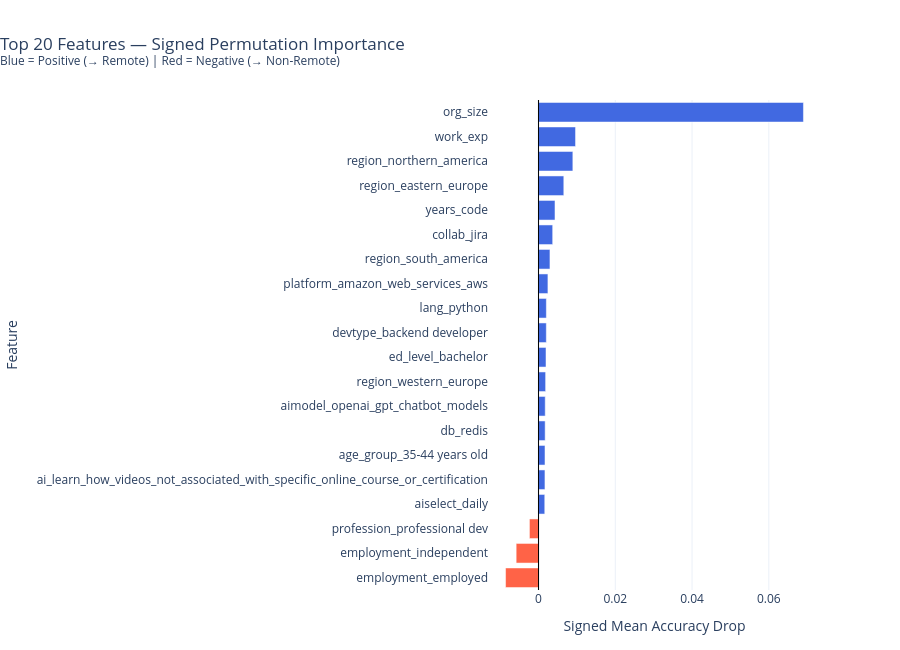

Notebook source saved alongside this figure:
### Code cell
# Merge direction info into top 20
top20_dir = result_df.head(20).merge(
    dir_df[['Feature', 'Direction', 'Significant']],
    on='Feature'
)

## Signed importance: negative for Negative predictors
top20_dir['Signed_Importance'] = top20_dir.apply(
    lambda r: r['Mean_Drop'] if r['Direction'] == 'Positive' else -r['Mean_Drop'], axis=1
)

# Sort ascending so highest positive is at top, most negative is at bottom
top20_dir = top20_dir.sort_values('Signed_Importance', ascending=True)

colors = ['tomato' if d == 'Negative' else 'royalblue' for d in top20_dir['Direction']]

fig = go.Figure()
fig.add_trace(go.Bar(
    x=top20_dir['Signed_Importance'],
    y=top20_dir['Feature'],
    orientation='h',
    marker_color=colors
))

fig.add_vline(x=0, line_dash='solid', line_color='black', line_width=1)

fig.update_layout(
    title=dict(
        text='Top 20 Features — Signed Permutation Importance<br><sup>Blue = Positive (→ Remote) | Red = Negative (→ Non-Remote)</sup>',
        x=0,
        xanchor='left'
    ),
    xaxis=dict(
        title='Signed Mean Accuracy Drop',
        tickangle=0
    ),
    yaxis_title='Feature',
    template='plotly_white',
    height=650,
    margin=dict(b=60)
)
fig.show()

print(f"{'Rank':<6} {'Feature':<45} {'Mean Drop':>10} {'Direction':<12} {'Sig':>5}")
print("-" * 85)
for rank, (_, row) in enumerate(top20_dir.sort_values('Signed_Importance', ascending=False).iterrows(), 1):
    print(f"{rank:<6} {row['Feature']:<45} {row['Mean_Drop']:>10.4f} {row['Direction']:<12} {row['Significant']:>5}")

### Figure 1 — Plotly figure (JSON) as saved in the notebook; plotly's stock layout.template omitted (floating-point values rounded to 4 significant figures)
{"data": [{"marker": {"color": ["tomato", "tomato", "tomato", "royalblue", "royalblue", "royalblue", "royalblue", "royalblue", "royalblue", "royalblue", "royalblue", "royalblue", "royalblue", "royalblue", "royalblue", "royalblue", "royalblue", "royalblue", "royalblue", "royalblue"]}, "orientation": "h", "type": "bar", "x": [-0.008588, -0.005824, -0.002368, 0.001626, 0.001677, 0.001687, 0.001728, 0.001748, 0.00185, 0.001951, 0.002033, 0.002043, 0.002449, 0.002978, 0.003689, 0.004289, 0.006586, 0.008944, 0.009645, 0.06902], "y": ["employment_employed", "employment_independent", "profession_professional dev", "aiselect_daily", "ai_learn_how_videos_not_associated_with_specific_online_course_or_certification", "age_group_35-44 years old", "db_redis", "aimodel_openai_gpt_chatbot_models", "region_western_europe", "ed_level_bachelor", "devtype_backend developer", "lang_python", "platform_amazon_web_services_aws", "region_south_america", "collab_jira", "years_code", "region_eastern_europe", "region_northern_america", "work_exp", "org_size"]}], "layout": {"height": 650, "margin": {"b": 60}, "shapes": [{"line": {"color": "black", "dash": "solid", "width": 1}, "type": "line", "x0": 0, "x1": 0, "xref": "x", "y0": 0, "y1": 1, "yref": "y domain"}], "title": {"text": "Top 20 Features — Signed Permutation Importance<br><sup>Blue = Positive (→ Remote) | Red = Negative (→ Non-Remote)</sup>", "x": 0, "xanchor": "left"}, "xaxis": {"tickangle": 0, "title": {"text": "Signed Mean Accuracy Drop"}}, "yaxis": {"title": {"text": "Feature"}}}}
